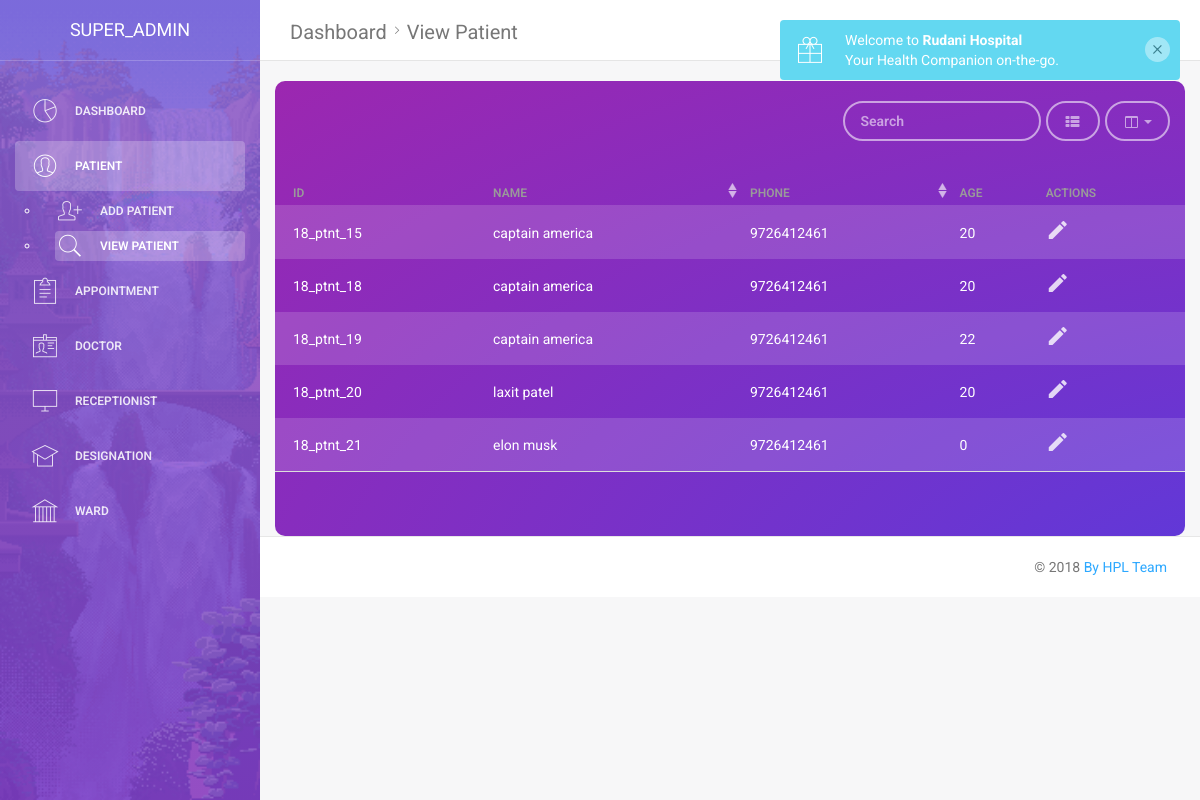
/view_patient.php (signed in), run on the app's committed database.
### tables this page shows
CREATE TABLE `patient` (
  `count` int(10) NOT NULL,
  `patient_id` varchar(15) NOT NULL,
  `patient_name` varchar(30) NOT NULL,
  `patient_gender` varchar(10) NOT NULL,
  `patient_email` varchar(50) NOT NULL,
  `patient_phone` varchar(15) NOT NULL,
  `patient_dob` date NOT NULL,
  `patient_type` tinyint(1) NOT NULL,
  `patient_address` varchar(100) NOT NULL,
  `patient_password` varchar(50) NOT NULL,
  `relative_name` varchar(30) NOT NULL,
  `relative_contact` varchar(15) NOT NULL,
  `added_by` varchar(15) NOT NULL,
  `doj` timestamp(6) NOT NULL DEFAULT CURRENT_TIMESTAMP(6)
);

### assets/modules/global_module.php (the view, shortened to what this page needs)
<?php
function fetch_data($query,$type)
{
	include("assets/modules/db_config.php");
	$result = mysqli_query($conn,$query);
	if($result)
	{
		if($type == "login")
		{
		$count = mysqli_num_rows($result);
			if($count == 1)
			{
				return TRUE;
			}
			else
			{
				return FALSE;
			}
		}
		elseif($type == "count")
		{
			$count = mysqli_num_rows($result);
			return $count;
		}
		elseif($type == "result")
		{
			 $res = mysqli_query($conn,$query);
			 return $res;
		}
	}
	else
	{
		return "Fetch Error";
	}
}
function view_table($for)
{
    include("assets/modules/db_config.php");
    if($for == "patient")
    {
        $query = "select * from patient";
        $result = mysqli_query($conn,$query);
        if($result)
        {
            while($row = mysqli_fetch_array($result)) {
                $age = date_diff(date_create($row[6]), date_create('today'))->y;
                $id = $row[1];
                echo "<tr>
                <td>$id</td>
                <td>$row[2]</td>
                <td>$row[5]</td>
                <td>$age</td>
                <td > <a href='view_patient_profile.php?id=$id'> <i class='material-icons'>edit</i></a></td>
                </tr>";
            }
        }
    }
}
?>

### view_patient.php (shortened to what this page needs)
<?php
include("assets/modules/global_module.php");
if(isset($_GET["id"]))
{
    $id = $_GET["id"];
}
elseif(isset($_SESSION["admin_token"]))
{
    $id = $_SESSION["admin_token"];
}
$result = fetch_data("select * from admin where admin_id= '$id'","result");
$data = mysqli_fetch_assoc($result);
?>
<!doctype html>
<html lang="en">
<head>
    <link href="assets/css/bootstrap.min.css" rel="stylesheet" />
    <link href="assets/css/animate.min.css" rel="stylesheet"/>
    <link href="assets/css/light-bootstrap-dashboard.css?v=1.4.0" rel="stylesheet"/>
    <link href="assets/css/fresh-bootstrap-table.css" rel="stylesheet" />
    <link href="http://maxcdn.bootstrapcdn.com/font-awesome/4.2.0/css/font-awesome.min.css" rel="stylesheet">
    <link href="assets/css/pe-icon-7-stroke.css" rel="stylesheet" />
</head>
<body>
<div class="wrapper">
    <div class="sidebar" data-color="purple" data-image="assets/img/waterfall.gif" >
        <div class="sidebar-wrapper">
            <div class="logo">
                <a href="#" class="simple-text">
                    <?php echo $data["admin_name"]?>
                </a>
            </div>
            <ul class="nav">
                <li >
                    <a href="dashboard_admn.php">
                        <i class="pe-7s-graph"></i>
                        <p>Dashboard</p>
                    </a>
                </li>
                <li class="active">
                    <a href="add_patient.php" >
                        <i class="pe-7s-user"></i>
                        <p>Patient</p>
                    </a>
                    <ul>
                        <li>
                            <a href="add_patient.php" >
                                <i class="pe-7s-add-user"></i>
                                <p>Add Patient</p>
                            </a>
                        </li>
                        <li class="active">
                            <a href="add_patient.php" >
                                <i class="pe-7s-search"></i>
                                <p>View Patient</p>
                            </a>
                        </li>
                    </ul>
                </li>
                <li>
                    <a href="add_appointment.php">
                        <i class="pe-7s-note2"></i>
                        <p>Appointment</p>
                    </a>
                </li>
                <li >
                    <a href="add_doctor.php">
                        <i class="pe-7s-id"></i>
                        <p>Doctor</p>
                    </a>
                </li>
                <li >
                    <a href="add_receptionist.php">
                        <i class="pe-7s-monitor"></i>
                        <p>Receptionist</p>
                    </a>
                </li>
                <li >
                    <a href="designation.php">
                        <i class="pe-7s-study"></i>
                        <p>Designation</p>
                    </a>
                </li>
                <li >
                    <a href="ward.php">
                        <i class="pe-7s-culture"></i>
                        <p>Ward</p>
                    </a>
                </li>
            </ul>
        </div>
    </div>
    <div class="main-panel">
        <nav class="navbar navbar-default navbar-fixed">
            <div class="container-fluid">
                <div class="navbar-header">
                    <a class="navbar-brand" href="#">Dashboard<i class="pe-7s-angle-right"></i>View Patient</a>
                </div>
                <div class="collapse navbar-collapse">
                    <ul class="nav navbar-nav navbar-right">
                        <li>
                            <a href="logout.php?for=<?php echo $data["admin_id"] ?>">
                                <p>Log out</p>
                            </a>
                        </li>
                    </ul>
                </div>
            </div>
        </nav>
<br>
        <div class="container-fluid">
            <div class="row">
                <div class="col-md-12">
                    <div class="fresh-table full-color-purple" >
                        <table id="fresh-table" class="table">
                            <thead>
                            <th data-field="id">ID</th>
                            <th data-field="name" data-sortable="true">Name</th>
                            <th data-field="country" data-sortable="true">Phone</th>
                            <th data-field="city">age</th>
                            <th  data-field="actions"  >Actions</th>
                            </thead>
                            <tbody>
                            <?php view_table("patient"); ?>
                            </tbody>
                        </table>
                    </div>
                </div>
            </div>
        </div>
        <footer class="footer">
            <div class="container-fluid">
                <p class="copyright pull-right">
                    &copy; <script>document.write(new Date().getFullYear())</script>
                    <a href="#">By HPL Team</a>
                </p>
            </div>
        </footer>
    </div>
</div>
</body>
</html>

### data on the page
patient: patient_id "18_ptnt_15", patient_name "captain america", patient_phone "9726412461", patient_dob "20"
patient: patient_id "18_ptnt_18", patient_name "captain america", patient_phone "9726412461", patient_dob "20"
patient: patient_id "18_ptnt_19", patient_name "captain america", patient_phone "9726412461", patient_dob "22"
patient: patient_id "18_ptnt_20", patient_name "laxit patel", patient_phone "9726412461", patient_dob "20"
patient: patient_id "18_ptnt_21", patient_name "elon musk", patient_phone "9726412461", patient_dob "0"

### other printed values
$data["admin_name"] "SUPER_ADMIN"
